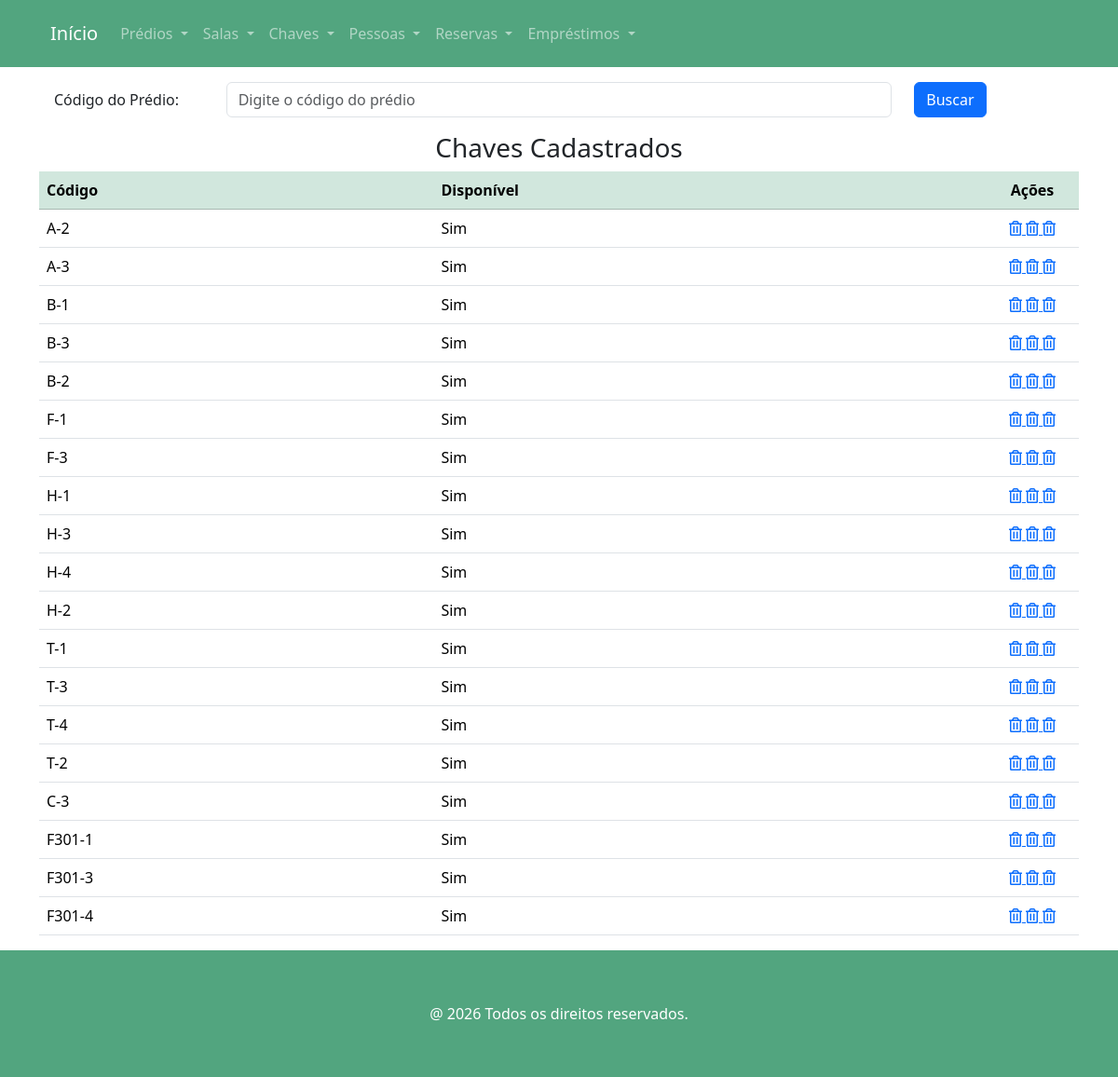
Page /chaves on the earlier database version.
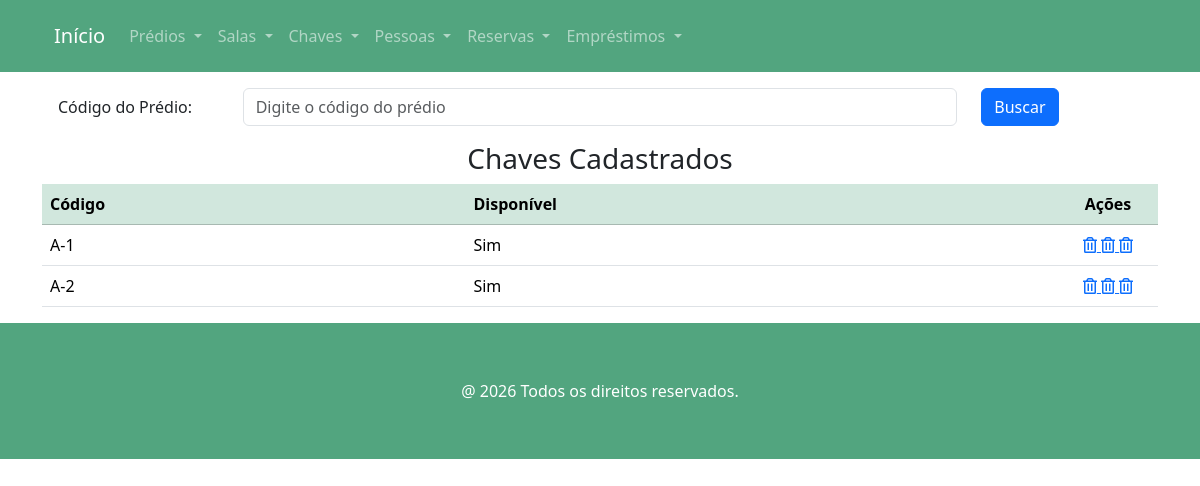
Same page on the later database version.
### chave/models.py (models this page shows, shortened)
class Chave(models.Model):
    codigo = models.CharField(max_length=9, unique=True)
    numero = models.CharField("Número", max_length=3, help_text="Número da Chave", validators=[RegexValidator(regex=r'\b[0-9]{2}\b',)])
    disponivel = models.BooleanField("Disponivel", default=True)
    class Meta:
        verbose_name = "Chave"
        verbose_name_plural = "Chaves"

### chave/views.py (the view)
# urls.py: path('chaves', ChaveView.as_view(), name='chaves'),
class ChaveView(ListView):
    model = Chave
    template_name = 'chaves.html'
    def get_queryset(self):
        buscar = self.request.GET.get('buscar')
        qs = super(ChaveView, self).get_queryset()
        if buscar:
            return qs.filter(codigo__icontains=buscar)
        if qs.count() == 0:
            return messages.info(self.request,'Não existem chaves cadastrados!')
        else:
            return qs

### chave/templates/chaves.html
{%  extends 'main.html' %}
{% load django_bootstrap5 %}
{% load static %}
{% block content %}
<section class="section">
        <div class="container">
            <form action="" method="GET">
                <div class="form-group row p-3">
                    <label class="col-sm-2 col-form-label">Código do Prédio: </label>
                    <div class="col-sm-8">
                        <input class="form-control" type="text" name="buscar" value="{{ request.GET.buscar }}"
                               placeholder="Digite o código do prédio">
                    </div>
                    <div class="col-sm-2">
                        <button type="submit" class="btn btn-primary">
                            Buscar
                        </button>
                    </div>
                </div>
            </form>
        {% if object_list %}
                <div class="card-body">
                    <h3 class="text-center">Chaves Cadastrados</h3>
                    <div class="table-responsive">
                        <table class="table table-hover">
                            <thead class="table-success">
                                <th>Código</th>
                                <th>Disponível</th>
                                <th style="width: 100px; text-align: center">Ações</th>
                            </thead>
                            <tbody>
                            {% for chave in object_list %}
                                    <tr>
                                        <td>{{ chave.codigo }}</td>
                                        <td>
                                            {% if chave.disponivel %}
                                                Sim
                                            {% endif %}
                                        </td>
                                        <td style="text-align: center">
                                            <a href="{% url 'chave_apagar' chave.pk %}">
                                                <span class="icon">
                                                    <i class="far fa-trash-alt"></i>
                                                </span>
                                            </a>
                                            {% if chave.disponivel %}
                                            <a href="{% url 'emprestimo_adicionar' chave.pk %}">
                                                <span class="icon">
                                                    <i class="far fa-trash-alt"></i>
                                                </span>
                                            </a>
                                            <a href="{% url 'reserva_adicionar' chave.pk %}">
                                                <span class="icon">
                                                    <i class="far fa-trash-alt"></i>
                                                </span>
                                            </a>
                                            {% endif %}
                                        </td>
                                    </tr>
                            {% endfor %}
                            </tbody>
                        </table>
                    </div>
                </div>
        {% endif %}
        </div>
    </section>
{% endblock %}

### home/templates/main.html (shortened to what this page needs)
<!DOCTYPE html>
{% load static %}
{%  load django_bootstrap5 %}
<html lang="pt-br" data-bs-theme="light">
{% block head %}
    {% include "head.html" %}
{% endblock %}
    <body>
        <section class="section bg-success p-2 bg-opacity-75">
            <div class="container">
                <nav class="navbar navbar-expand-lg" data-bs-theme="dark">
					<div class="container-fluid">
						<a class="navbar-brand" href="{% url 'index' %}">Início</a>
						<div class="collapse navbar-collapse" id="navbarSupportedContent">
							<ul class="navbar-nav me-auto mb-2 mb-lg-0">
                                <li class="nav-item dropdown">
									<a class="nav-link dropdown-toggle" href="#" id="navbarFornecedor" role="button"
										data-bs-toggle="dropdown" aria-expanded="false">
										Prédios
									</a>
								</li>
                                <li class="nav-item dropdown">
									<a class="nav-link dropdown-toggle" href="#" id="navbarFornecedor" role="button"
										data-bs-toggle="dropdown" aria-expanded="false">
										Salas
									</a>
								</li>
                                <li class="nav-item dropdown">
									<a class="nav-link dropdown-toggle" href="#" id="navbarFornecedor" role="button"
										data-bs-toggle="dropdown" aria-expanded="false">
										Chaves
									</a>
								</li>
                                <li class="nav-item dropdown">
									<a class="nav-link dropdown-toggle" href="#" id="navbarFornecedor" role="button"
										data-bs-toggle="dropdown" aria-expanded="false">
										Pessoas
									</a>
								</li>
                                <li class="nav-item dropdown">
									<a class="nav-link dropdown-toggle" href="#" id="navbarFornecedor" role="button"
										data-bs-toggle="dropdown" aria-expanded="false">
										Reservas
									</a>
								</li>
                                <li class="nav-item dropdown">
									<a class="nav-link dropdown-toggle" href="#" id="navbarFornecedor" role="button"
										data-bs-toggle="dropdown" aria-expanded="false">
										Empréstimos
									</a>
								</li>
							</ul>
						</div>
					</div>
				</nav>
            </div>
        </section>
    {% block content %} {% endblock %}
        {% block footer %}
        {% include "footer.html" %}
    {% endblock %}
    </body>
</html>

### home/templates/head.html (shortened to what this page needs)
<head>
    <link rel="stylesheet" href="https://cdn.es.gov.br/fonts/font-awesome/css/font-awesome.min.css">
    <link rel="stylesheet" href="https://cdn.jsdelivr.net/npm/bootstrap@5.3.3/dist/css/bootstrap.min.css"
/>
</head>

### home/templates/footer.html (shortened to what this page needs)
<section class="section bg-success p-2 bg-opacity-75">
    <div class="container text-center p-5">
        <p class="text-white m-0">@ 2026 Todos os direitos reservados.</p>
    </div>
</section>

Differences in the rows shown:
removed Chave: codigo "A-3", disponivel "Sim"
removed Chave: codigo "B-1", disponivel "Sim"
removed Chave: codigo "B-3", disponivel "Sim"
removed Chave: codigo "B-2", disponivel "Sim"
removed Chave: codigo "F-1", disponivel "Sim"
removed Chave: codigo "F-3", disponivel "Sim"
removed Chave: codigo "H-1", disponivel "Sim"
removed Chave: codigo "H-3", disponivel "Sim"
removed Chave: codigo "H-4", disponivel "Sim"
removed Chave: codigo "H-2", disponivel "Sim"
removed Chave: codigo "T-1", disponivel "Sim"
removed Chave: codigo "T-3", disponivel "Sim"
removed Chave: codigo "T-4", disponivel "Sim"
removed Chave: codigo "T-2", disponivel "Sim"
removed Chave: codigo "C-3", disponivel "Sim"
removed Chave: codigo "F301-1", disponivel "Sim"
removed Chave: codigo "F301-3", disponivel "Sim"
removed Chave: codigo "F301-4", disponivel "Sim"
added Chave: codigo "A-1", disponivel "Sim"
